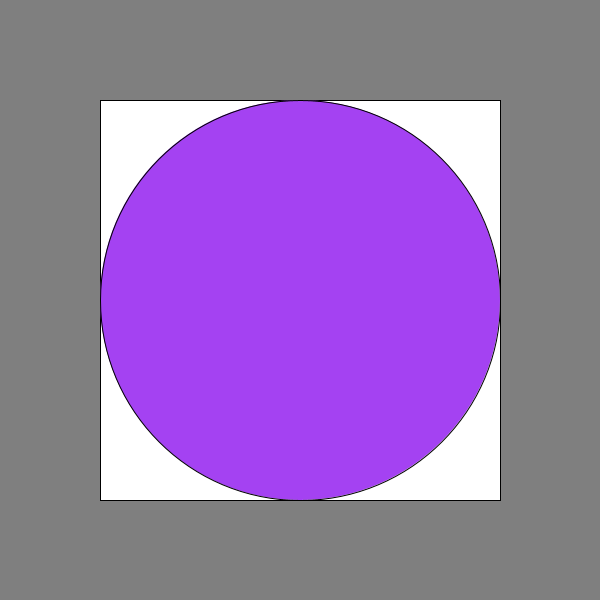
Frame 1 (no input)
Frame 60 (the mouse pressed at the canvas centre just before this capture): identical to frame 1, image omitted
Frame 120 (the mouse held since frame 60 and released just before this capture): identical to frame 1, image omitted

The Processing sketch that drew this single still picture (run headless with seeded random() and noise(); from frame 60 on, the mouse is pressed at the canvas centre):

// Processing sketch: main
// ── main.pde
int[] tamanhos = {400, 450, 500, 550};
int quadradoW, quadradoH;

color c = color(random(0, 255), random(0, 255), random(0, 255));

void setup()
{
  size(600, 600);
  
  quadradoW = quadradoH = tamanhos[int(random(tamanhos.length))];
  println(quadradoW);
}

void draw()
{
  background(127);
  
  fill(255);
  rect(width / 2 - quadradoW / 2, height / 2 - quadradoH / 2, quadradoW, quadradoH);
  
  fill(c);
  ellipse(width / 2, height / 2, quadradoW, quadradoH);
}

void keyPressed()
{
  if (key == 'R' || key == 'r')
  {
    c = color(random(0, 255), random(0, 255), random(0, 255));
    quadradoW = quadradoH = tamanhos[int(random(tamanhos.length))];
  }
}
